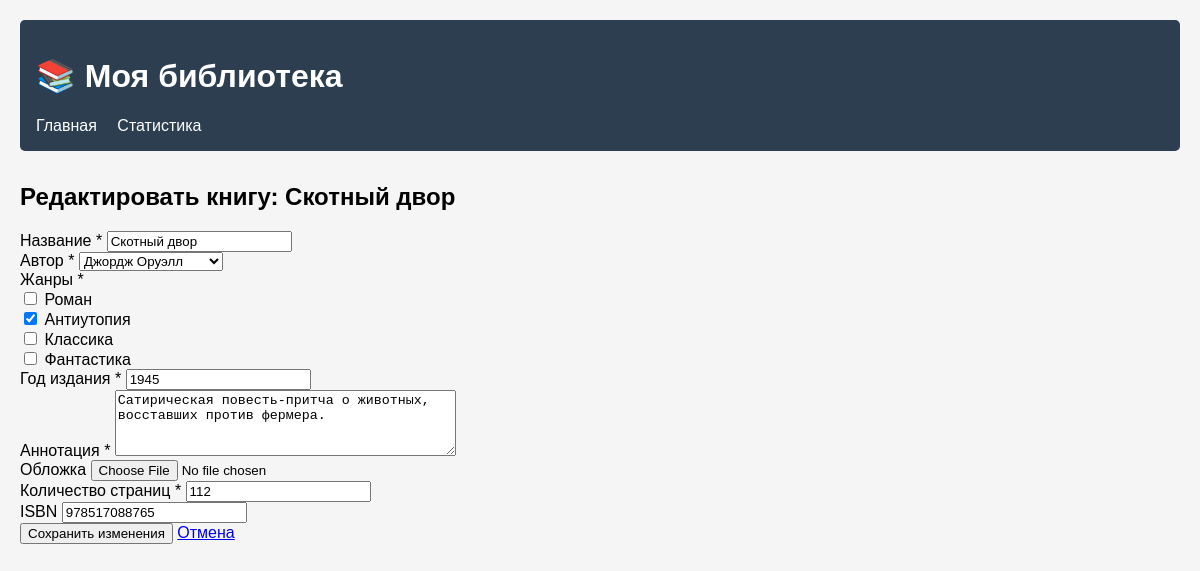
Page /book/4/edit/ (signed in) on the committed database.
### catalog/models.py (models this page shows, shortened)
class Book(models.Model):
    title = models.CharField(max_length=200, verbose_name="Название")
    author = models.ForeignKey(Author, on_delete=models.CASCADE, verbose_name="Автор")
    genres = models.ManyToManyField(Genre, verbose_name="Жанры")
    publication_year = models.IntegerField(
        validators=[MinValueValidator(1000), MaxValueValidator(2030)],
        verbose_name="Год издания"
    )
    annotation = models.TextField(verbose_name="Аннотация")
    cover = models.ImageField(upload_to='covers/', blank=True, verbose_name="Обложка")
    pages = models.IntegerField(default=0, verbose_name="Количество страниц")
    isbn = models.CharField(max_length=13, blank=True, verbose_name="ISBN")
    created_at = models.DateTimeField(auto_now_add=True, verbose_name="Дата добавления")
    updated_at = models.DateTimeField(auto_now=True, verbose_name="Дата обновления")
    class Meta:
        verbose_name = "Книга"
        verbose_name_plural = "Книги"
        ordering = ['-created_at']

### catalog/views.py (the view)
# urls.py: path('book/<int:pk>/edit/', views.edit_book, name='edit_book'),
@login_required
def edit_book(request, pk):
    book = get_object_or_404(Book, pk=pk)
    if request.method == 'POST':
        form = BookEditForm(request.POST, request.FILES, instance=book)
        if form.is_valid():
            form.save()
            messages.success(request, f'Изменения в книге "{book.title}" успешно сохранены!')
            return redirect('book_detail', pk=book.pk)
    else:
        form = BookEditForm(instance=book)
    return render(request, 'catalog/book_form.html', {
        'form': form,
        'title': f'Редактировать книгу: {book.title}',
        'button_text': 'Сохранить изменения'
    })

### catalog/forms.py
class BookEditForm(forms.ModelForm):
    class Meta:
        model = Book
        fields = ['title', 'author', 'genres', 'publication_year', 'annotation', 'cover', 'pages', 'isbn']
        widgets = {
            'genres': forms.CheckboxSelectMultiple,
            'annotation': forms.Textarea(attrs={'rows': 4}),
        }

### catalog/models.py (called while the page is built)
    def __str__(self):
        return self.name

    def __str__(self):
        return self.name

### templates/catalog/book_form.html (shortened to what this page needs)
{% extends 'catalog/base.html' %}
{% load static %}
{% block content %}
<div class="container">
    <div class="row justify-content-center">
        <div class="col-md-8">
            <div class="card">
                <div class="card-header">
                    <h2 class="card-title mb-0">{{ title }}</h2>
                </div>
                <div class="card-body">
                    <form method="post" enctype="multipart/form-data" novalidate>
                        {% for field in form %}
                            <div class="mb-3">
                                <label for="{{ field.id_for_label }}" class="form-label">
                                    {{ field.label }}
                                    {% if field.field.required %}<span class="text-danger">*</span>{% endif %}
                                </label>
                                {{ field }}
                            </div>
                        {% endfor %}
                        <div class="d-flex gap-2">
                            <button type="submit" class="btn btn-primary">{{ button_text }}</button>
                            <a href="{% url 'book_list' %}" class="btn btn-secondary">Отмена</a>
                        </div>
                    </form>
                </div>
            </div>
        </div>
    </div>
</div>
{% endblock %}

### templates/catalog/base.html (style rules this page uses)
body { font-family: Arial, sans-serif; max-width: 1200px; margin: 0 auto; padding: 20px; background-color: #f5f5f5; }

### rows in the picture
Book: form "Скотный двор" "Джордж Оруэлл" "1945" "Сатирическая повесть-притча о животных, восставших против фермера." "112" "978517088765"

### other values in the picture
{{ title }} "Редактировать книгу: Скотный двор"
{{ field.label }} "Название" "Автор" "Жанры" "Год издания" "Аннотация" "Обложка" "Количество страниц" "ISBN"
{{ button_text }} "Сохранить изменения"
